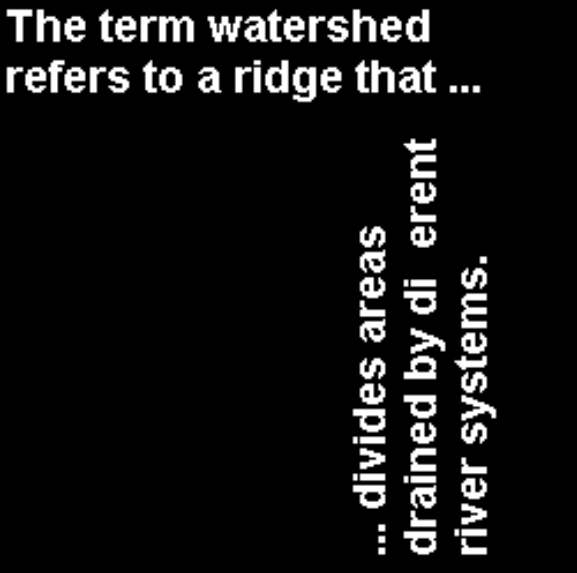
#> input picture imgs/test.png, 577 x 573 px
$ python conncomp.py
#> lines starting #> are read from the running program, lines starting #| are printed output that depends on the picture; after the words box and inside, x2 and y2 are one past the last pixel; in counts of white or black regions, pixels touching at a corner belong together
#%%
import matplotlib.pyplot as plt
import numpy as np

from skimage.measure import regionprops

import multiprocessing
import threading
import imageio.v3 as iio

from conncomp_const import *

#%%
# regions = regionprops()

# %%
'''
PNG seems to also have an alpha(opacity) channel, ignoring for now
0.5 threshold is 128 for integer
'''
def img_toBW(filename, thresh: float | int = 0.5):

#> called with filename = './imgs/test.png', thresh = 0.5
    img = iio.imread(filename)
#> img is the input picture: shape (573, 577, 4); mean R, G, B, A 19.2, 19.2, 19.2, 255
    img = np.asarray(img)

    shape = (img.shape[0], img.shape[1])
#> shape = (573, 577)
    BW = np.empty(shape)

    if img.ndim == 2: # Already grayscale/BW
        BW = img > (thresh * 255) if isinstance(thresh, float) else thresh
    else: # RGB format
        for i in range(img.shape[0]):
            for j in range(img.shape[1]):
                luminocity = 0.2126 * img[i, j, 0] + 0.7152 * img[i, j, 1] + 0.0722 * img[i, j, 2]
                BW[i, j] = luminocity > (thresh * 255) if isinstance(thresh, float) else thresh
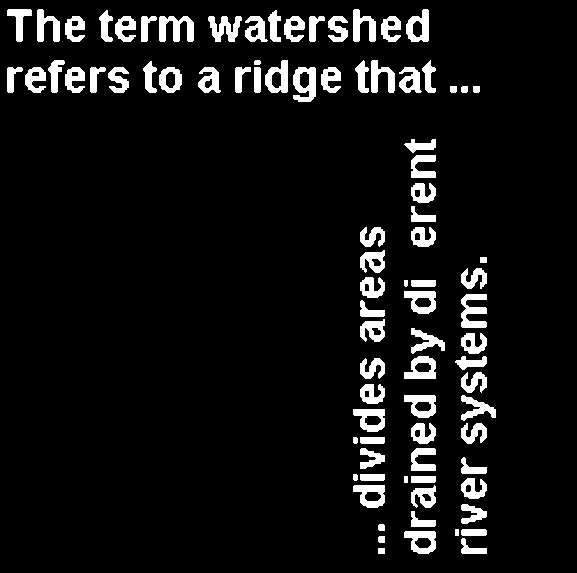
#> BW: shape (573, 577) float64; values 0 (black) and 1 (white), 7.5% white; 87 white regions, largest, box (x1, y1, x2, y2) and area: (159, 16, 194, 42) 569, (461, 294, 487, 328) 553, (293, 67, 316, 102) 546

    return BW

#%%
'''
Consider doing this but iteratively for larger images
Consider sorting the components like bwconncomp
Consider combining the two functions somehow
'''
def acc_conncomp_flood2d(BW, TRACK, M, idxList, x, y):
    if x < 0 or x >= BW.shape[0] or y < 0 or y >= BW.shape[1] or BW[x, y] == 0 or TRACK[x, y] == 1:
        return

    idx = x * BW.shape[1] + y
    idxList.append(idx)
    TRACK[x, y] = 1

    for offset in M:
        nx, ny = x + offset[0], y + offset[1]
        acc_conncomp_flood2d(BW, TRACK, M, idxList, nx, ny)

def acc_conncomp_flood3d(BW, TRACK, M, idxList, x, y, z):
    if x < 0 or x >= BW.shape[0] or y < 0 or y >= BW.shape[1] or z < 0 or z >= BW.shape[2] or BW[x, y, z] == 0 or TRACK[x, y, z] == 1:
        return

    idx = x * BW.shape[1] * BW.shape[2] + y * BW.shape[2] + z
    idxList.append(idx)
    TRACK[x, y, z] = 1

    for offset in M:
        nx, ny, nz = x + offset[0], y + offset[1], z + offset[2]
        acc_conncomp_flood3d(BW, TRACK, M, idxList, nx, ny, nz)

#%%
#Supports 2D and 3D binary images
#Width x Height x Depth
#X x Y x Z
def acc_conncomp(BW = None, conn: int | None = None):
#> called with conn = 8
    BW = np.asarray(BW)
    TRACK = np.zeros(BW.shape, dtype=int)

    M = None
    if BW.ndim == 2:
        if conn == 4:
            M = conn4
        else: # conn = 8
            M = conn8
    else: # BW.ndim == 3
        if conn == 6:
            M = conn6
        elif conn == 18:
            M = conn18
        else: # conn = 26
            M = conn26

    connectivity = conn
    imageSize = BW.shape
#> imageSize = (573, 577)
    numObjects = 0
    pixelIdxList = []

    if BW.ndim == 2:
        for i in range(BW.shape[0]):
            for j in range(BW.shape[1]):
                if BW[i, j] == 1 and TRACK[i, j] == 0:
                    numObjects += 1
                    idxList = []
                    acc_conncomp_flood2d(BW, TRACK, M, idxList, i, j)
                    pixelIdxList.append(idxList)
    else: # BW.ndim == 3
        for i in range(BW.shape[0]):
            for j in range(BW.shape[1]):
                for k in range(BW.shape[2]):
                    if BW[i, j, k] == 1 and TRACK[i, j, k] == 0:
                        numObjects += 1
                        idxList = []
                        acc_conncomp_flood3d(BW, TRACK, M, idxList, i, j, k)
                        pixelIdxList.append(idxList)

    CC = {
        'Connectivity': connectivity,
        'ImageSize': imageSize,
        'NumObjects': numObjects,
        'PixelIdxList': pixelIdxList
    }

    return CC

# %%
BW2d = [
   [0, 0, 1, 1, 1, 0, 0, 0, 0, 0],
   [0, 0, 0, 1, 0, 0, 0, 0, 0, 0],
   [0, 1, 1, 0, 1, 0, 1, 1, 1, 0],
   [0, 0, 0, 1, 1, 0, 0, 0, 0, 0],
   [0, 0, 0, 0, 0, 0, 0, 1, 0, 1],
   [1, 0, 0, 0, 0, 0, 0, 0, 0, 0],
   [1, 0, 0, 1, 1, 1, 0, 1, 0, 0],
   [0, 0, 0, 1, 0, 0, 0, 0, 0, 0],
   [0, 0, 0, 0, 0, 1, 0, 1, 0, 0],
   [0, 0, 0, 0, 0, 0, 0, 0, 0, 1],
   [0, 0, 0, 0, 0, 0, 0, 0, 0, 1]
]

BW2d_bool = [
   [bool(x) for x in row] for row in BW2d
]

BW3d = [
    [
        [1, 0, 1, 0, 0, 1],
        [0, 0, 1, 1, 0, 0],
        [0, 0, 0, 0, 1, 1],
        [1, 0, 1, 1, 0, 0],
        [1, 0, 0, 1, 0, 1]
    ],
    [
        [0, 0, 0, 0, 0, 0],
        [0, 0, 1, 1, 1, 1],
        [1, 0, 1, 1, 0, 0],
        [0, 0, 0, 0, 1, 0],
        [1, 0, 0, 1, 1, 0]
    ],
    [
        [0, 1, 1, 1, 0, 0],
        [0, 1, 1, 1, 0, 1],
        [1, 1, 1, 1, 1, 0],
        [1, 0, 1, 0, 0, 0],
        [1, 0, 1, 0, 1, 0]
    ],
    [
        [0, 1, 1, 1, 1, 1],
        [1, 1, 1, 0, 1, 0],
        [0, 1, 0, 0, 1, 0],
        [0, 0, 0, 1, 0, 1],
        [1, 0, 1, 0, 1, 0]
    ]
]

# [11 lines of commented-out code are left out]

TEST_BW = img_toBW("./imgs/test.png")
CC = acc_conncomp(TEST_BW, 8)
print(CC["Connectivity"])
#| 8
print(CC["ImageSize"])
#| (573, 577)
print(CC["NumObjects"])
#| 87
print(CC["PixelIdxList"])
#> (printed output is left out)
# %%
